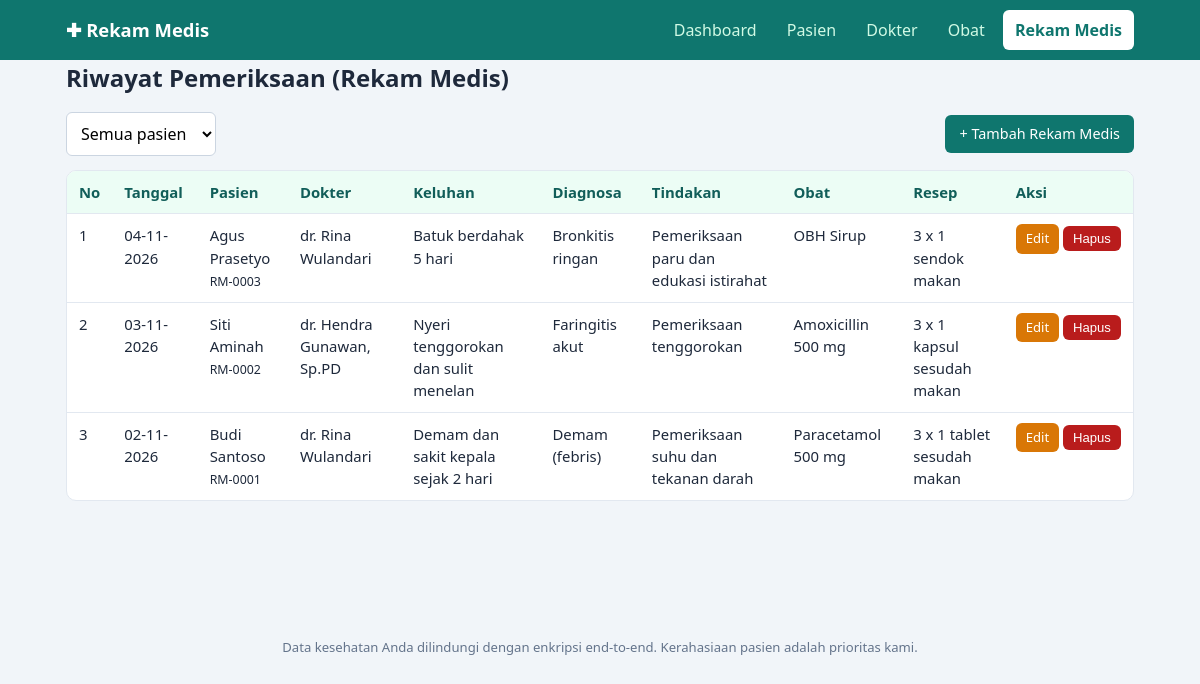
Page /rekam.php on the committed database.
### tables this page shows
CREATE TABLE rekam_medis (
  id_rekam        INT(11) NOT NULL AUTO_INCREMENT,
  id_pasien       INT(11) NOT NULL,
  id_dokter       INT(11) NOT NULL,
  id_obat         INT(11) NOT NULL,
  tanggal_periksa DATE    NOT NULL,
  keluhan         TEXT    NOT NULL,
  diagnosa        TEXT    NOT NULL,
  tindakan        TEXT    NOT NULL,
  resep           VARCHAR(100) NOT NULL,
  PRIMARY KEY (id_rekam),
  KEY idx_pasien (id_pasien),
  KEY idx_dokter (id_dokter),
  KEY idx_obat (id_obat),
  CONSTRAINT fk_rekam_pasien FOREIGN KEY (id_pasien) REFERENCES pasien (id_pasien) ON DELETE RESTRICT ON UPDATE CASCADE,
  CONSTRAINT fk_rekam_dokter FOREIGN KEY (id_dokter) REFERENCES dokter (id_dokter) ON DELETE RESTRICT ON UPDATE CASCADE,
  CONSTRAINT fk_rekam_obat   FOREIGN KEY (id_obat)   REFERENCES obat (id_obat)     ON DELETE RESTRICT ON UPDATE CASCADE
);

CREATE TABLE pasien (
  id_pasien     INT(11)      NOT NULL AUTO_INCREMENT,
  no_rm         VARCHAR(20)  NOT NULL,
  nama_pasien   VARCHAR(100) NOT NULL,
  jenis_kelamin ENUM('L','P') NOT NULL,
  tanggal_lahir DATE         NOT NULL,
  alamat        TEXT         NOT NULL,
  PRIMARY KEY (id_pasien),
  UNIQUE KEY uk_no_rm (no_rm)
);

CREATE TABLE dokter (
  id_dokter    INT(11)      NOT NULL AUTO_INCREMENT,
  nama_dokter  VARCHAR(100) NOT NULL,
  spesialisasi VARCHAR(50)  NOT NULL,
  PRIMARY KEY (id_dokter)
);

CREATE TABLE obat (
  id_obat   INT(11)      NOT NULL AUTO_INCREMENT,
  nama_obat VARCHAR(100) NOT NULL,
  satuan    VARCHAR(30)  NOT NULL,
  stok      INT(11)      NOT NULL DEFAULT 0,
  PRIMARY KEY (id_obat)
);

### koneksi.php (called while the page is built, shortened)
<?php
function e($teks)
{
    return htmlspecialchars((string)$teks, ENT_QUOTES, 'UTF-8');
}
function tgl_indo($tgl)
{
    return $tgl ? date('d-m-Y', strtotime($tgl)) : '-';
}

### rekam.php (the view, shortened to what this page needs)
<?php
require_once 'koneksi.php';
$aksi = $_GET['aksi'] ?? 'list';
$errors = [];
$data = [
    'id_rekam' => 0, 'id_pasien' => 0, 'id_dokter' => 0, 'id_obat' => 0,
    'tanggal_periksa' => date('Y-m-d'), 'keluhan' => '', 'diagnosa' => '', 'tindakan' => '', 'resep' => '',
];
$list_pasien = $conn->query('SELECT id_pasien, no_rm, nama_pasien FROM pasien ORDER BY nama_pasien')->fetch_all(MYSQLI_ASSOC);
$list_dokter = $conn->query('SELECT id_dokter, nama_dokter, spesialisasi FROM dokter ORDER BY nama_dokter')->fetch_all(MYSQLI_ASSOC);
$list_obat   = $conn->query('SELECT id_obat, nama_obat, satuan, stok FROM obat ORDER BY nama_obat')->fetch_all(MYSQLI_ASSOC);
require 'header.php';
if ($aksi === 'tambah' || $aksi === 'edit'):
    $master_kosong = !$list_pasien || !$list_dokter || !$list_obat;
?>
<h1><?= $aksi === 'edit' ? 'Edit' : 'Tambah' ?> Rekam Medis</h1>
<div class="kartu">
  <?php if ($master_kosong): ?>
    <div class="alert err">Dropdown belum lengkap. Isi dulu data
      <?php if (!$list_pasien): ?><a href="pasien.php?aksi=tambah">pasien</a> <?php endif; ?>
      <?php if (!$list_dokter): ?><a href="dokter.php?aksi=tambah">dokter</a> <?php endif; ?>
      <?php if (!$list_obat): ?><a href="obat.php?aksi=tambah">obat</a><?php endif; ?>.
    </div>
  <?php endif; ?>
  <?php if ($errors): ?>
    <div class="alert err"><ul><?php foreach ($errors as $er): ?><li><?= e($er) ?></li><?php endforeach; ?></ul></div>
  <?php endif; ?>
  <form method="post" action="rekam.php?aksi=<?= e($aksi) ?>">
    <input type="hidden" name="id_rekam" value="<?= (int)$data['id_rekam'] ?>">
    <div class="grid2">
      <div><label for="id_pasien">Pasien</label>
        <select id="id_pasien" name="id_pasien" required>
          <option value="">-- Pilih pasien --</option>
          <?php foreach ($list_pasien as $p): ?>
            <option value="<?= (int)$p['id_pasien'] ?>" <?= (int)$data['id_pasien'] === (int)$p['id_pasien'] ? 'selected' : '' ?>><?= e($p['no_rm'] . ' - ' . $p['nama_pasien']) ?></option>
          <?php endforeach; ?>
        </select></div>
      <div><label for="id_dokter">Dokter</label>
        <select id="id_dokter" name="id_dokter" required>
          <option value="">-- Pilih dokter --</option>
          <?php foreach ($list_dokter as $d): ?>
            <option value="<?= (int)$d['id_dokter'] ?>" <?= (int)$data['id_dokter'] === (int)$d['id_dokter'] ? 'selected' : '' ?>><?= e($d['nama_dokter'] . ' (' . $d['spesialisasi'] . ')') ?></option>
          <?php endforeach; ?>
        </select></div>
      <div><label for="id_obat">Obat</label>
        <select id="id_obat" name="id_obat" required>
          <option value="">-- Pilih obat --</option>
          <?php foreach ($list_obat as $o): ?>
            <option value="<?= (int)$o['id_obat'] ?>" <?= (int)$data['id_obat'] === (int)$o['id_obat'] ? 'selected' : '' ?>><?= e($o['nama_obat'] . ' - ' . $o['satuan'] . ' (stok ' . $o['stok'] . ')') ?></option>
          <?php endforeach; ?>
        </select></div>
      <div><label for="tanggal_periksa">Tanggal Periksa</label>
        <input type="date" id="tanggal_periksa" name="tanggal_periksa" required value="<?= e($data['tanggal_periksa']) ?>"></div>
    </div>
    <label for="keluhan">Keluhan</label>
    <textarea id="keluhan" name="keluhan" required><?= e($data['keluhan']) ?></textarea>
    <label for="diagnosa">Diagnosa</label>
    <textarea id="diagnosa" name="diagnosa" required><?= e($data['diagnosa']) ?></textarea>
    <label for="tindakan">Tindakan</label>
    <textarea id="tindakan" name="tindakan" required><?= e($data['tindakan']) ?></textarea>
    <label for="resep">Resep / Aturan Pakai Obat</label>
    <input type="text" id="resep" name="resep" maxlength="100" placeholder="contoh: 3 x 1 tablet sesudah makan" required value="<?= e($data['resep']) ?>">
    <div class="form-aksi">
      <button class="btn" type="submit" <?= $master_kosong ? 'disabled' : '' ?>>Simpan</button>
      <a class="btn abu" href="rekam.php">Batal</a>
    </div>
  </form>
</div>
<?php
else:
    $filter = (int)($_GET['pasien'] ?? 0);
    $sql = 'SELECT r.id_rekam, r.tanggal_periksa, r.keluhan, r.diagnosa, r.tindakan, r.resep,
                   p.no_rm, p.nama_pasien, d.nama_dokter, o.nama_obat
            FROM rekam_medis r
            JOIN pasien p ON p.id_pasien = r.id_pasien
            JOIN dokter d ON d.id_dokter = r.id_dokter
            JOIN obat o   ON o.id_obat   = r.id_obat';
    if ($filter > 0) {
        $st = $conn->prepare($sql . ' WHERE r.id_pasien = ? ORDER BY r.tanggal_periksa DESC, r.id_rekam DESC');
        $st->bind_param('i', $filter);
        $st->execute();
        $rows = $st->get_result()->fetch_all(MYSQLI_ASSOC);
    } else {
        $rows = $conn->query($sql . ' ORDER BY r.tanggal_periksa DESC, r.id_rekam DESC')->fetch_all(MYSQLI_ASSOC);
    }
?>
<h1>Riwayat Pemeriksaan (Rekam Medis)</h1>
<div class="toolbar">
  <form method="get">
    <select name="pasien" onchange="this.form.submit()">
      <option value="0">Semua pasien</option>
    </select>
  </form>
  <a class="btn" href="rekam.php?aksi=tambah">+ Tambah Rekam Medis</a>
</div>
<div class="tabel-wrap">
<table>
  <thead><tr><th>No</th><th>Tanggal</th><th>Pasien</th><th>Dokter</th><th>Keluhan</th><th>Diagnosa</th><th>Tindakan</th><th>Obat</th><th>Resep</th><th>Aksi</th></tr></thead>
  <tbody>
  <?php foreach ($rows as $i => $r): ?>
    <tr>
      <td><?= $i + 1 ?></td>
      <td><?= e(tgl_indo($r['tanggal_periksa'])) ?></td>
      <td><?= e($r['nama_pasien']) ?><br><small><?= e($r['no_rm']) ?></small></td>
      <td><?= e($r['nama_dokter']) ?></td>
      <td><?= e($r['keluhan']) ?></td>
      <td><?= e($r['diagnosa']) ?></td>
      <td><?= e($r['tindakan']) ?></td>
      <td><?= e($r['nama_obat']) ?></td>
      <td><?= e($r['resep']) ?></td>
      <td class="aksi">
        <a class="btn kuning kecil" href="rekam.php?aksi=edit&id=<?= (int)$r['id_rekam'] ?>">Edit</a>
        <form method="post" onsubmit="return confirm('Hapus rekam medis ini?')">
          <button class="btn merah kecil" type="submit">Hapus</button>
        </form>
      </td>
    </tr>
  <?php endforeach; ?>
  </tbody>
</table>
</div>
<?php endif; ?>
<?php require 'footer.php'; ?>

### style.css (style rules this page uses)
:root { --hijau:#0f766e;--hijau-tua:#115e59;--abu:#f1f5f9;--garis:#e2e8f0;--teks:#1e293b;--merah:#b91c1c }
* { box-sizing:border-box }
body { margin:0;font-family:"Segoe UI",Roboto,Arial,sans-serif;background:var(--abu);color:var(--teks);line-height:1.5 }
h1 { margin:0 0 16px;font-size:1.5rem }
.toolbar { display:flex;justify-content:space-between;align-items:center;flex-wrap:wrap;gap:10px;margin-bottom:14px }
.toolbar form { display:flex;gap:8px;align-items:center;flex-wrap:wrap }
.tabel-wrap { overflow-x:auto;background:#fff;border:1px solid var(--garis);border-radius:10px }
table { width:100%;border-collapse:collapse;font-size:.93rem }
th,td { padding:10px 12px;text-align:left;border-bottom:1px solid var(--garis);vertical-align:top }
th { background:#ecfdf5;color:var(--hijau-tua);white-space:nowrap }
tr:last-child td { border-bottom:0 }
.btn { display:inline-block;border:0;border-radius:6px;padding:8px 14px;font-size:.9rem;cursor:pointer;text-decoration:none;background:var(--hijau);color:#fff }
.btn.kuning { background:#d97706 }
.btn.merah { background:var(--merah) }
.btn.kecil { padding:5px 10px;font-size:.82rem }
.aksi { white-space:nowrap }
.aksi form { display:inline }
input[type=text],input[type=number],input[type=date],select,textarea { width:100%;padding:9px 10px;border:1px solid #cbd5e1;border-radius:6px;font:inherit;background:#fff }

### rows in the picture
rekam_medis: tanggal_periksa "04-11-2026", id_pasien.nama_pasien "Agus Prasetyo", id_pasien.no_rm "RM-0003", id_dokter.nama_dokter "dr. Rina Wulandari", keluhan "Batuk berdahak 5 hari", diagnosa "Bronkitis ringan", tindakan "Pemeriksaan paru dan edukasi istirahat", id_obat.nama_obat "OBH Sirup", resep "3 x 1 sendok makan"
rekam_medis: tanggal_periksa "03-11-2026", id_pasien.nama_pasien "Siti Aminah", id_pasien.no_rm "RM-0002", id_dokter.nama_dokter "dr. Hendra Gunawan, Sp.PD", keluhan "Nyeri tenggorokan dan sulit menelan", diagnosa "Faringitis akut", tindakan "Pemeriksaan tenggorokan", id_obat.nama_obat "Amoxicillin 500 mg", resep "3 x 1 kapsul sesudah makan"
rekam_medis: tanggal_periksa "02-11-2026", id_pasien.nama_pasien "Budi Santoso", id_pasien.no_rm "RM-0001", id_dokter.nama_dokter "dr. Rina Wulandari", keluhan "Demam dan sakit kepala sejak 2 hari", diagnosa "Demam (febris)", tindakan "Pemeriksaan suhu dan tekanan darah", id_obat.nama_obat "Paracetamol 500 mg", resep "3 x 1 tablet sesudah makan"

### other values in the picture
$label "Dashboard"
$label "Pasien"
$label "Dokter"
$label "Obat"
$label "Rekam Medis"
